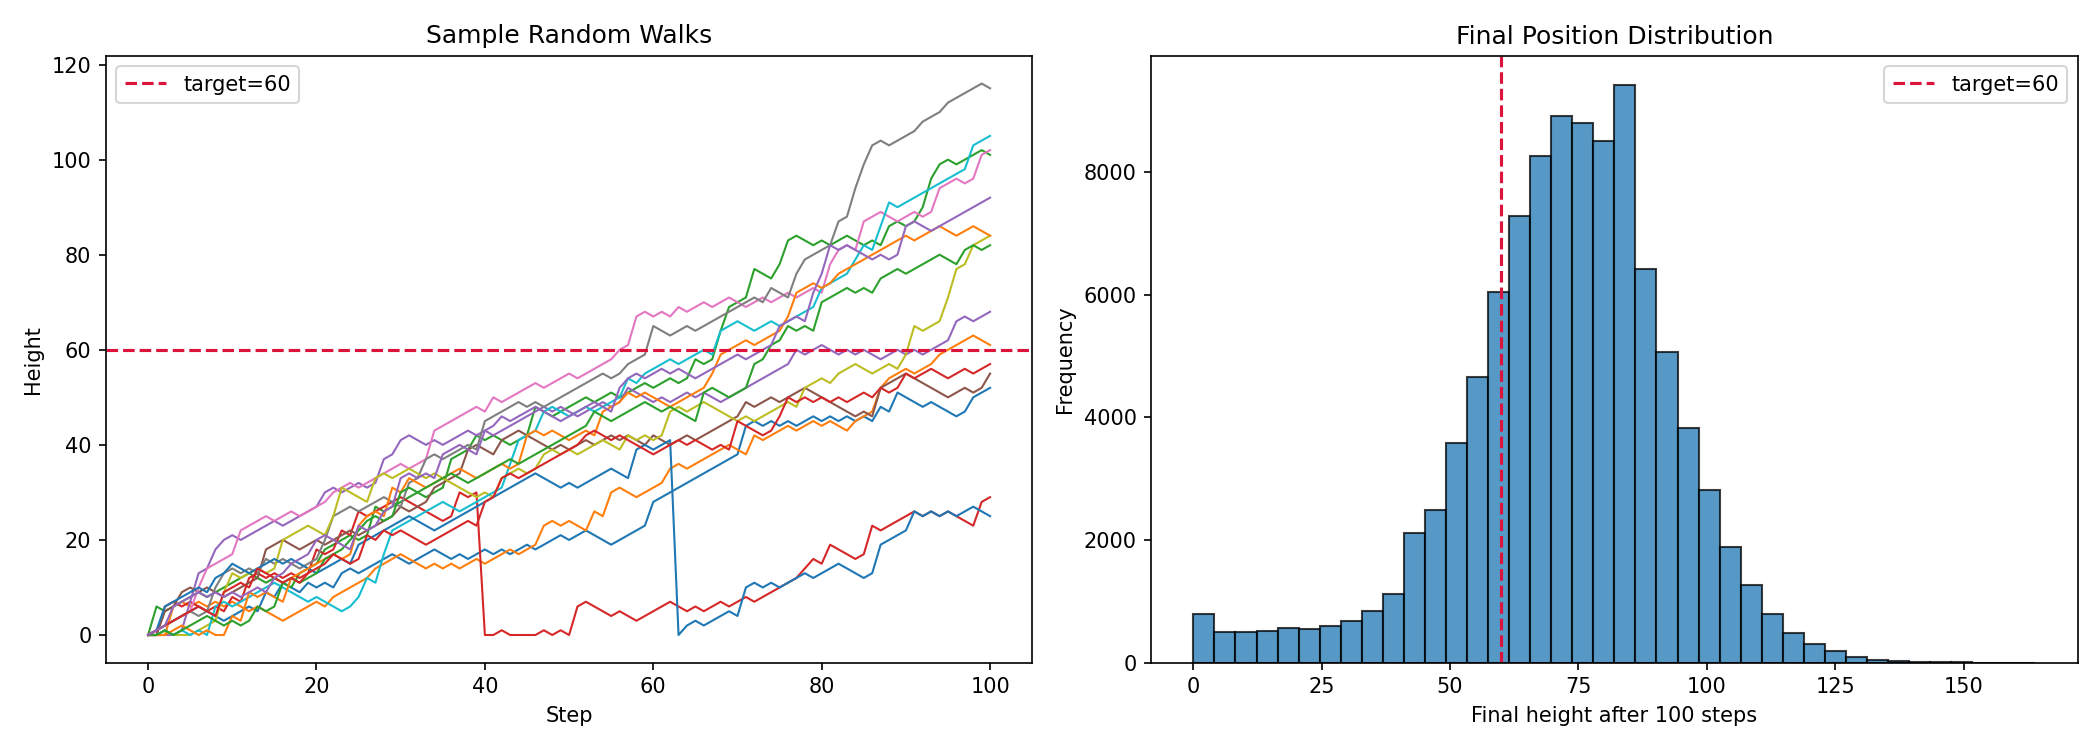

Here is the Python script that generated this plot:
import numpy as np
import matplotlib
matplotlib.use("agg")
import matplotlib.pyplot as plt

N_WALKS = 100000
N_STEPS = 100
TARGET_STEP = 60
CLUMSY_PROB = 0.001
SEED = 25

def simulate_walks(n_walks: int, n_steps: int, target_step: int, seed: int = SEED):
    
    rng = np.random.default_rng(seed)
    all_positions = np.zeros((n_walks, n_steps + 1), dtype=int)
    for step in range(1, n_steps + 1):
        prev  = all_positions[:, step - 1].copy()
        die = rng.integers(1, 7, size=n_walks)
        down_mask = die <= 2
        up_one_mask = (die >= 3) & (die <= 5)
        up_jump_mask = die == 6
        prev[down_mask] = np.maximum(0, prev[down_mask] - 1)
        prev[up_one_mask] += 1
        prev[up_jump_mask] += rng.integers(1, 7, size=np.sum(up_jump_mask))
        clumsy_mask = rng.random(n_walks) <= CLUMSY_PROB
        prev[clumsy_mask] = 0
        all_positions[:, step] = prev

    final_positions = all_positions[:, -1]
    reached_target = np.any(all_positions >= target_step, axis=1)

    return final_positions, reached_target, all_positions

def main():
    final_positions, reached_target, all_positions = simulate_walks(
        n_walks=N_WALKS,
        n_steps=N_STEPS,
        target_step=TARGET_STEP,
        seed=SEED
    )

    prob_reach_ever = np.mean(reached_target)
    prob_end_at_or_above = np.mean(final_positions >= TARGET_STEP)

    print(f"Walks simulated: {N_WALKS:,}")
    print(f"Steps per walk: {N_STEPS}")
    print(f"Target step: {TARGET_STEP}")
    print(f"Clumsy fall probability: {CLUMSY_PROB}")
    print(f"P(reach step {TARGET_STEP} at least once) = {prob_reach_ever:.4%}")
    print(f"P(end at or above step {TARGET_STEP})   = {prob_end_at_or_above:.4%}")

    fig, axes = plt.subplots(1, 2, figsize=(14, 5))
    sample_count = 15
    for i in range(sample_count):
        axes[0].plot(all_positions[i], lw=1)
    axes[0].axhline(TARGET_STEP, color="crimson", ls="--", lw=1.5, label=f"target={TARGET_STEP}")
    axes[0].set_title("Sample Random Walks")
    axes[0].set_xlabel("Step")
    axes[0].set_ylabel("Height")
    axes[0].legend()

    axes[1].hist(final_positions, bins=40, edgecolor="black", alpha=0.75)
    axes[1].axvline(TARGET_STEP, color="crimson", ls="--", lw=1.5, label=f"target={TARGET_STEP}")
    axes[1].set_title("Final Position Distribution")
    axes[1].set_xlabel(f"Final height after {N_STEPS} steps")
    axes[1].set_ylabel("Frequency")
    axes[1].legend()

    plt.tight_layout()
    plt.savefig("task01/empire_state_simulation.png", dpi=150)
    plt.close(fig)

if __name__ == "__main__":
    main()
